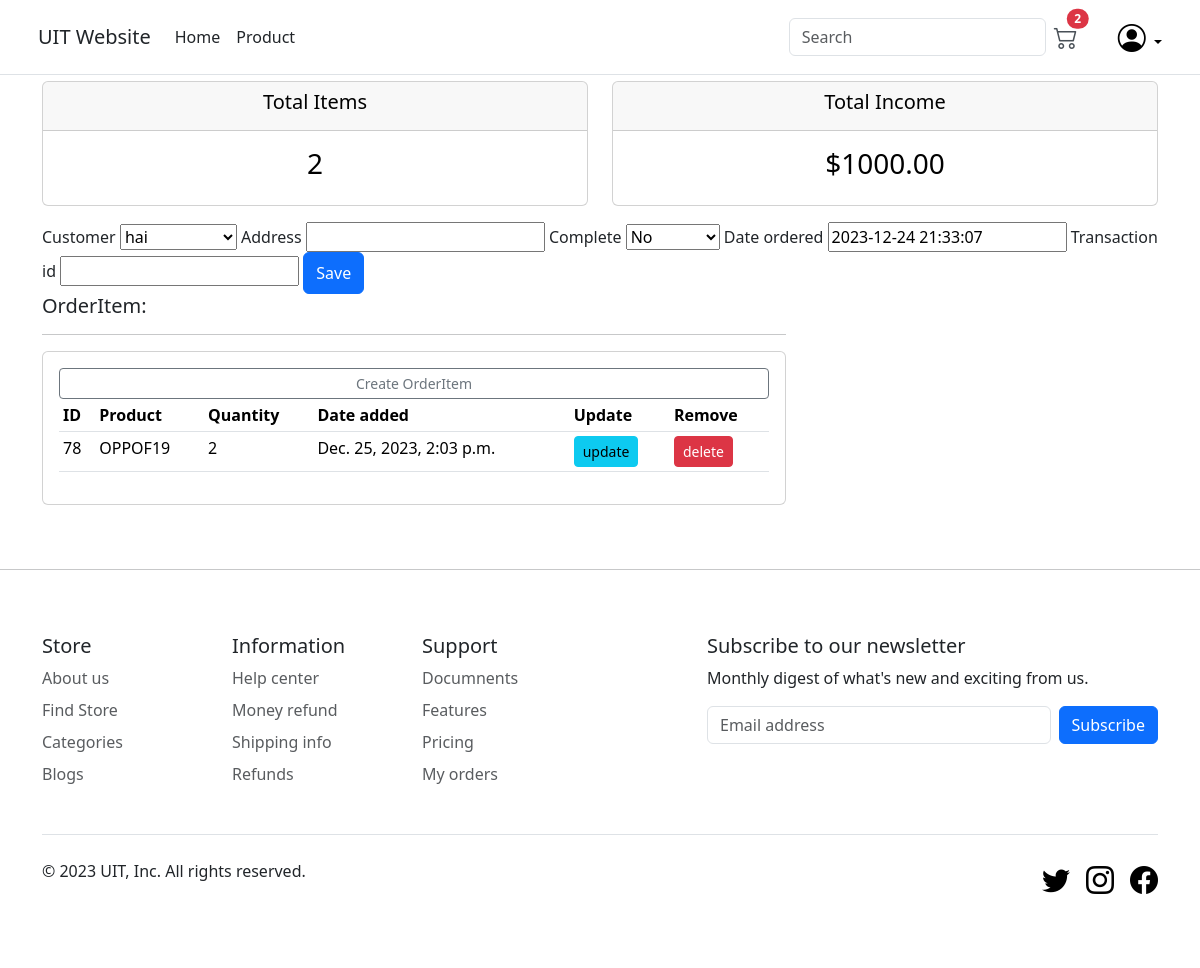
Page /update_order/16 (signed in) on the earlier database version.
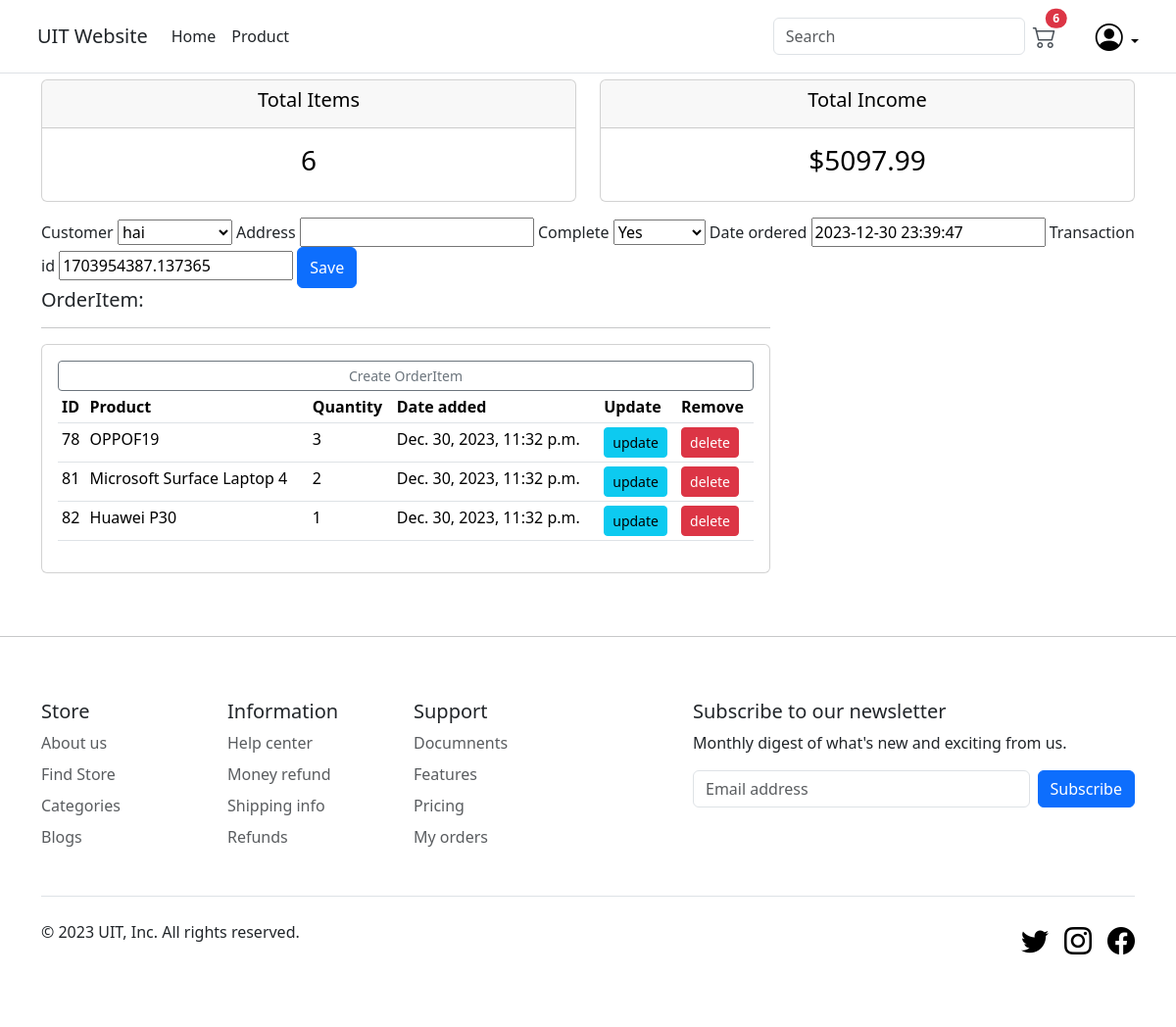
Same page on the later database version.
### main/models.py (models this page shows, shortened)
class Order(models.Model):
    customer = models.ForeignKey(Customer, on_delete=models.CASCADE, blank=True,null=True)
    address = models.CharField(max_length=200, null=True)
    complete = models.BooleanField(default=False, null=True, blank=False)
    date_ordered = models.DateTimeField(default=datetime.datetime.now())
    transaction_id = models.CharField(max_length=200, null=True)
    @property
    def get_cart_total(self):
        total=0
        orderitems = self.orderitem_set.all()
        for item in orderitems:
            total += item.get_total
        return total
    @property
    def get_cart_items(self):
        total=0
        orderitems = self.orderitem_set.all()
        for item in orderitems:
            total += item.quantity
        return total

class OrderItem(models.Model):
    product = models.ForeignKey(Product, on_delete=models.CASCADE, blank=True,null=True)
    order = models.ForeignKey(Order, on_delete=models.CASCADE, blank=True,null=True)
    quantity = models.IntegerField(default=0, null=True, blank=True)
    date_added = models.DateTimeField(default=datetime.datetime.now())
    @property
    def get_total(self):
        total = 0
        total = self.product.price * self.quantity
        return total

class Product(models.Model):
    name = models.CharField(max_length=200, null=True)
    price = models.DecimalField(max_digits=9, decimal_places=2)
    description = models.CharField(max_length=1000, null=True)
    image = models.ImageField(default="", null=True, blank=True)
    type = models.CharField(max_length=200, null=True)
    slug = models.SlugField(default="", null=False, unique=True)
    def __str__(self):
        return self.name

### main/decorators.py (the view)
        def wraper_func(request, *args, **kwargs):
            if request.user.groups.exists():
                for group in request.user.groups.all():
                    if group.name in allowed_roles:
                        return view_func(request, *args, **kwargs)
                    else:
                        return HttpResponse('You are not authorize to view this page')
            else:
                return HttpResponse('You are not authorize to view this page')

### main/forms.py
class OrderForm(ModelForm):
    class Meta:
        model = Order
        fields = '__all__'

### main/models.py (called while the page is built)
    def __str__(self):
        return self.name

### main/views.py (called while the page is built)
@login_required(login_url='login')
@allowed_users(allowed_roles=['admin'])
def updateOrder(request, pk):   # admin update
    order = Order.objects.get(id=pk)
    form = OrderForm(instance=order)
    orderitems = order.orderitem_set.all()
    if request.method == 'POST':
        form = OrderForm(request.POST, instance=order)
        if form.is_valid():  # validate data
            form.save()
            return redirect('admin')
    context = {
        'form': form,
        'orderitems': orderitems,
        'order': order
    }
    return render(request, 'main/order_form.html', context)

### main/templates/main/order_form.html (shortened to what this page needs)
{% extends "main/base.html" %}
{% load static %}
{% block content %}
<div class="row">
    <div class="col">
        <div class="col-md">
            <div class="card text-center text-black mb-3" id="total-orders">
                <div class="card-header">
                    <h5 class="card-title">Total Items</h5>
                </div>
                <div class="card-body">
                    <h3 class="card-title">{{order.get_cart_items}}</h3>
                </div>
            </div>
        </div>
    </div>
    <div class="col">
        <div class="col-md">
            <div class="card text-center text-black mb-3" id="total-orders">
                <div class="card-header">
                    <h5 class="card-title">Total Income</h5>
                </div>
                <div class="card-body">
                    <h3 class="card-title">${{order.get_cart_total|floatformat:2}}</h3>
                </div>
            </div>
        </div>
    </div>
</div>
<form method="POST" action="">
    {{form.customer.label}}
    {{form.customer}}
    {{form.address.label}}
    {{form.address}}
    {{form.complete.label}}
    {{form.complete}}
    {{form.date_ordered.label}}
    {{form.date_ordered}}
    {{form.transaction_id.label}}
    {{form.transaction_id}}
    <button class="btn btn-primary w-10 py-2" type="submit" value="Save">Save</button>
</form>
<div class="row">
    <div class="col">
        <div class="col-md-8">
            <h5>OrderItem:</h5>
            <hr>
            <div class="card card-body">
                <a class="btn btn-outline-secondary btn-sm btn-block" href="{% url 'create_orderitem' %}">Create OrderItem</a>
                <table class="table table-sm">
                    <tr>
                        <th>ID</th>
                        <th>Product</th>
                        <th>Quantity</th>
                        <th>Date added</th>
                        <th>Update</th>
                        <th>Remove</th>
                    </tr>
                    {% for orderitem in orderitems %}
                    <tr>
                        <td>{{orderitem.id}}</td>
                        <td>{{orderitem.product}}</td>
                        <td>{{orderitem.quantity}}</td>
                        <td>{{orderitem.date_added}}</td>
                        <td><a class="btn btn-sm btn-info" href="{% url 'update_orderitem' orderitem.id %}">update</a></td>
                        <td><a class="btn btn-sm btn-danger" href="{% url 'delete_orderitem' orderitem.id %}">delete</a></td>
                    </tr>
                    {% endfor %}
                </table>
            </div>
        </div>
    </div>
</div>
{% endblock content %}

### main/templates/main/base.html (shortened to what the changed rows need)
<!DOCTYPE html>
{% load static %}
<html lang="en">
<head>
  <link href="https://cdn.jsdelivr.net/npm/bootstrap@5.3.2/dist/css/bootstrap.min.css" rel="stylesheet"
>
  <link rel="stylesheet" href="https://cdn.jsdelivr.net/npm/bootstrap-icons@1.11.2/font/bootstrap-icons.min.css">
</head>
<body>
  <nav class="navbar navbar-expand-md fixed-top bg-white border-bottom">
    <div class="container p-2">
      <a class="position-relative me-3 text-dark-emphasis d-none d-md-block" href="{% url 'cart' %}">
        <i class="bi bi-cart2 fs-4"></i>
        <span class="position-absolute top-0 start-100 translate-middle badge rounded-pill bg-danger cart-badge">
          {{order.get_cart_items}}
        </span>
      </a>
    </div>
  </nav>
  <main class="container">
    <div class="py-5">
      {% block content %}
      {% endblock content %}
    </div>
  </main>
</body>
</html>

Differences in the rows shown:
changed Order "hai": get_cart_items "2" → "6"; get_cart_total "1000.00" → "5097.99"; complete "No" → "Yes"; date_ordered "2023-12-24 21:33:07" → "2023-12-30 23:39:47"; transaction_id (not shown) → "1703954387.137365"
changed OrderItem "OPPOF19": quantity "2" → "3"; date_added "Dec. 25, 2023, 2:03 p.m." → "Dec. 30, 2023, 11:32 p.m."
added OrderItem: id "81", product "Microsoft Surface Laptop 4", quantity "2", date_added "Dec. 30, 2023, 11:32 p.m."
added OrderItem: id "82", product "Huawei P30", quantity "1", date_added "Dec. 30, 2023, 11:32 p.m."
